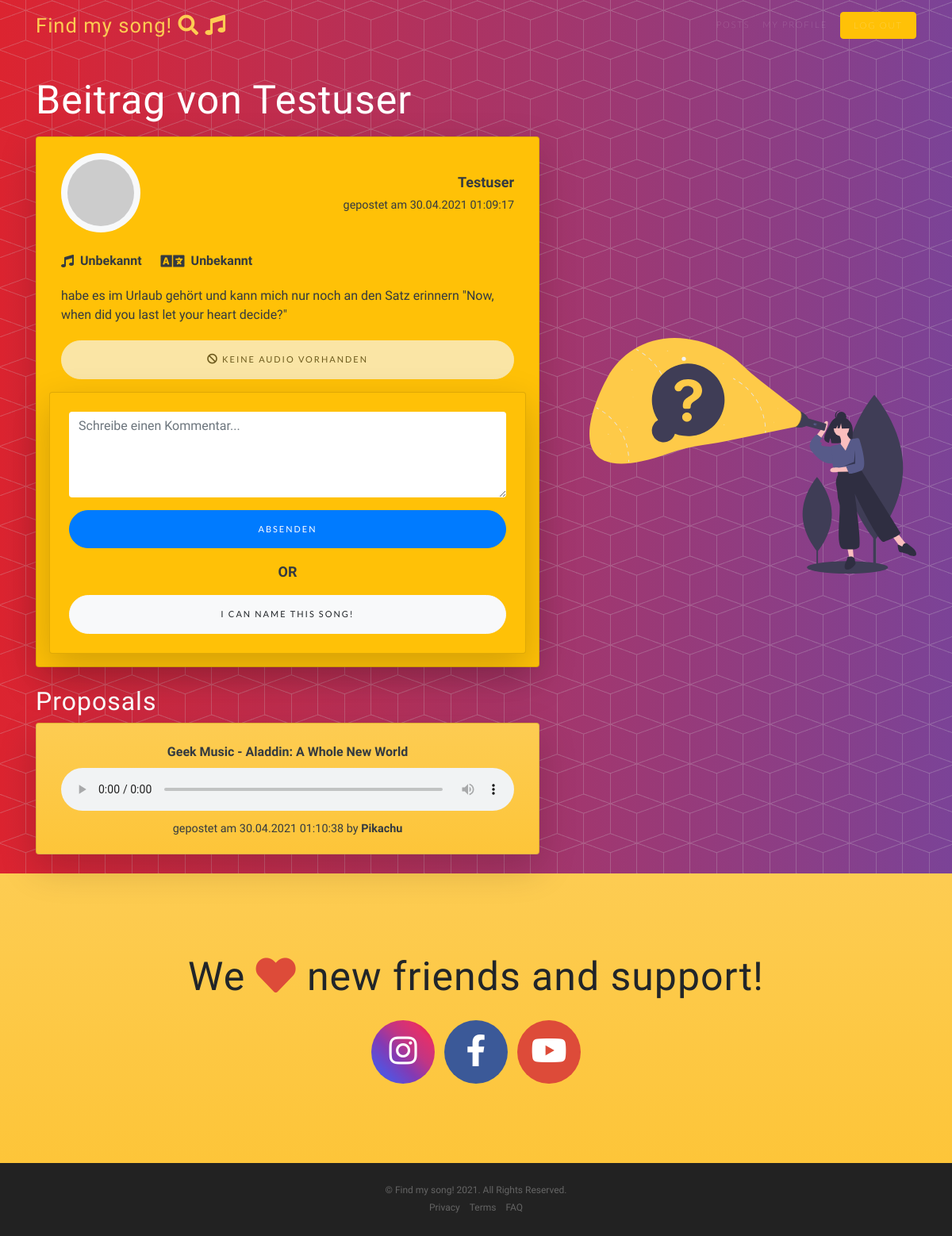
Screenshot of /post?id=58 (signed in) with the database file from the repository.
### tables this page shows
CREATE TABLE `posts` (
  `id` int(11) NOT NULL,
  `description` text NOT NULL,
  `genre` varchar(255) NOT NULL,
  `language` varchar(255) NOT NULL,
  `audio_filename` varchar(255) NOT NULL,
  `post_date` datetime NOT NULL DEFAULT current_timestamp(),
  `username` varchar(255) NOT NULL
);

CREATE TABLE `proposals` (
  `id` int(11) NOT NULL,
  `url` text NOT NULL,
  `artist` varchar(255) NOT NULL,
  `song` varchar(255) NOT NULL,
  `post_date` datetime NOT NULL DEFAULT current_timestamp(),
  `post_id` int(11) NOT NULL,
  `username` varchar(255) NOT NULL
);

### model/Db.php (called while the page is built, shortened)
<?php
  class Db {
    protected $dbHost = 'localhost';
    protected $dbUser = 'root';
    protected $dbPass = '';
    protected $dbName = 'findmysong';
    protected $dbHandler, $dbStmt;
    public function __construct() {
      $Dsn = "mysql:host=" . $this->dbHost . ';dbname=' . $this->dbName;
      $Options = array(
        PDO::ATTR_PERSISTENT => true,
        PDO::ATTR_ERRMODE => PDO::ERRMODE_EXCEPTION
      );
      try {
        $this->dbHandler = new PDO($Dsn, $this->dbUser, $this->dbPass, $Options);
      } catch (Exception $e) {
        var_dump('Database connection failed: ' . $e->getMessage());
      }
    }
    public function query($query) {
      $this->dbStmt = $this->dbHandler->prepare($query);
    }
    public function bind($param, $value, $type = null) {
      if (is_null($type)) {
        switch (true) {
          case is_int($value):
            $type = PDO::PARAM_INT;
          break;
        }
      }
      $this->dbStmt->bindValue($param, $value, $type);
    }
    public function execute()
    {
      $this->dbStmt->execute();
      return true;
    }
    public function fetch() {
      $this->execute();
      return $this->dbStmt->fetch(PDO::FETCH_ASSOC);
    }
    public function fetchAll() {
      $this->execute();
      return $this->dbStmt->fetchAll(PDO::FETCH_ASSOC);
    }
  }
 ?>

### controller/Post.php (called while the page is built, shortened)
<?php
require_once('./model/PostModel.php');
class Post extends Controller {
    public function __construct() {
        $this->postModel = new PostModel();
      }
    public function getPost(int $id) {
        return $PostRecords = $this->postModel->getPost($id);
    }
    public function getProposals(int $id){
        return $proposalRecords = $this->postModel->getProposals($id);
    }
}
?>

### model/PostModel.php (called while the page is built, shortened)
<?php
    require_once(__dir__ . '/Db.php');
    class PostModel extends Db {
      public function getPost(int $id) :array
      {
        $this->query("SELECT * FROM `posts` WHERE id = :id");
        $this->bind('id', $id);
        $this->execute();
        $Post = $this->fetch();
        if (count($Post) > 0) {
          $Response = array(
            'status' => true,
            'data' => $Post
          );
          return $Response;
        }
        $Response = array(
          'status' => false,
          'data' => []
        );
        return $Response;
      }
      public function getProposals(int $id) :array {
        $this->query("SELECT * FROM `proposals` WHERE post_id = :id ORDER BY `id` DESC");
        $this->bind('id', $id);
        $this->execute();
        $Proposals = $this->fetchAll();
        if (count($Proposals) > 0) {
          $Proposals[0]['post_date'] = date("d.m.Y H:i:s", strtotime($Proposals[0]['post_date']));
          $Response = array(
            'status' => true,
            'data' => $Proposals
          );
          return $Response;
        }
        $Response = array(
          'status' => false,
          'data' => []
        );
        return $Response;
      }
    }
 ?>

### post.php (the view, shortened to what this page needs)
<?php
require_once('./controller/Post.php');
$Post = new Post();
$Proposals = new Post();
$Post = $Post->getPost($_GET['id']);
$Proposals = $Proposals->getProposals($_GET['id']);
?>
<!DOCTYPE html>
<html lang="en">
<head>
</head>
<body id="page-top">
    <?php include("includes/nav_forum.inc.php")?>
    <header class="masthead" id="masthead-posts">
        <div class="container h-100 pt-5">
            <div class="row h-100">
                <div class="col-lg-7 my-auto">
                    <div class="header-content mx-auto mt-5">
                        <h1>Beitrag von <?php echo ucwords($Post['data']['username']) ?></h1>
                        <div class="row mt-3">
                            <?php if ($Post['status']) : ?>
                                <div class="col-12">
                                    <div class="card shadow-lg p-3 mb-4 rounded bg-warning text-dark">
                                        <div class="container">
                                            <div class="row mb-4 mt-1 avatar-center">
                                                <div class="col user_profilepic text-left">
                                                    <img id="profilepic" class="bg-light rounded-circle p-2" src="https://robohash.org/<?php echo $Post['data']['username']?>.png?set=set4" alt="kitty user profilepic">
                                                </div>
                                                <div class="col post_user_date text-right">
                                                    <p><strong><?php echo ucwords($Post['data']['username']); ?></strong></p>
                                                    <p><small>gepostet am <?php echo date("d.m.Y H:i:s", strtotime($Post['data']['post_date'])); ?></small></p>
                                                </div>
                                            </div>
                                            <div class="row">
                                                <div class="col post_genre_language">
                                                    <p><i class="fas fa-music pr-2"></i> <strong><?php echo ucwords($Post['data']['genre']); ?></strong> <i class="fas fa-language pr-2 pl-4"></i> <strong><?php echo ucwords($Post['data']['language']); ?></strong></p>
                                                </div>
                                            </div>
                                            <div class="post_description">
                                                <p><?php echo $Post['data']['description']; ?></p>
                                            </div>
                                            <?=$Post['data']['audio_filename'] != "" ?  "<audio class=\"post_audio mb-2\" src=\" " . $Post['data']['audio_filename'] . "\" controls></audio>" : "<button type=\"button\" class=\"btn btn-light btn-xl btn-block \" disabled><i class=\"fas fa-ban\"></i> Keine Audio vorhanden</button>" ?>
                                        </div>
                                        <form action="" method="post" id="new_comment" class="card shadow-lg px-4 pt-4 pb-1 mt-3 bg-warning text-dark rounded">
                                            <div class="form-group">
                                                <textarea required name="comment" class="form-control border-0" id="comment" cols="30" rows="4" placeholder="Schreibe einen Kommentar..."></textarea>
                                            </div>
                                            <button type="submit" name="create_comment" class="btn btn-primary btn-xl" id="create_comment">Absenden</button>
                                            <p class="text-center mt-3 mb-2"><strong>OR</strong><p>
                                            <button type="button" class="btn btn-light btn-xl btn-block mt-2" data-toggle="modal" data-target=".proposal-sm">I can name this song!</button>
                                        </form>
                                    </div>
                                    <div class="proposal_container">
                                        <?php if ($Proposals['status']) : ?>
                                            <h2>Proposals</h2>
                                            <?php foreach ($Proposals['data'] as $proposal) : ?>
                                                <div class="card shadow-lg p-3 mb-4 rounded text-dark bg-primary text-center">
                                                    <div class="container">
                                                        <div class="song_information mt-2"><strong><?=$proposal['artist']?> - <?=$proposal['song']?></strong>
                                                            <audio class="post_audio mt-2" controls>
                                                                <source src="<?=$proposal['url']?>" type="audio/x-m4a">
                                                            </audio>
                                                        </div>
                                                        <div class="col post_user_date text-right text-center">
                                                            <p class="mb-1"><small>gepostet am <?php echo date("d.m.Y H:i:s", strtotime($proposal['post_date'])); ?> by <strong><?php echo ucwords($proposal['username']); ?></strong></small></p>
                                                        </div>
                                                    </div>
                                                </div>
                                            <?php endforeach; ?>
                                        <?php endif; ?>
                                    </div>
                                </div>
                            <?php endif; ?>
                        </div>
                    </div>
                </div>
                <div class="col-lg-5 my-auto pl-5">
                    <img src="assets/img/searching_illustration.svg" alt="a girl with a flashlight searching for something illustration"
                        class="img-fluid">
                </div>
            </div>
        </div>
    </header>
    <?php include("includes/socialmedia.inc.php")?>
    <?php include("includes/footer.inc.php")?>
</body>
</html>

### rows the page displays
posts: username "Testuser", post_date "30.04.2021 01:09:17", genre "Unbekannt", language "Unbekannt", description "habe es im Urlaub gehört und kann mich nur noch an den Satz erinnern \"Now, when did you last let your heart decide?\""
proposals: artist "Geek Music", song "Aladdin: A Whole New World", post_date "30.04.2021 01:10:38", username "Pikachu"
